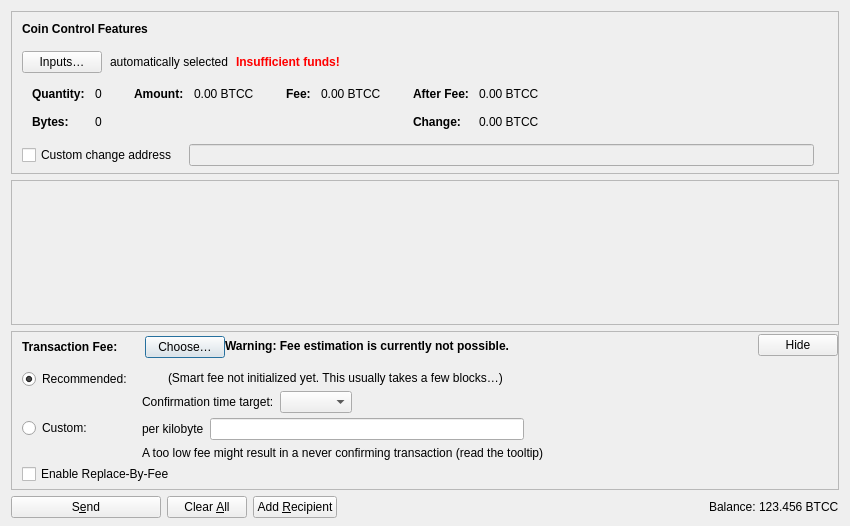
<?xml version="1.0" encoding="UTF-8"?>
<ui version="4.0">
 <class>SendCoinsDialog</class>
 <widget class="QDialog" name="SendCoinsDialog">
  <property name="geometry">
   <rect>
    <x>0</x>
    <y>0</y>
    <width>850</width>
    <height>526</height>
   </rect>
  </property>
  <property name="windowTitle">
   <string>Send Coins</string>
  </property>
  <layout class="QVBoxLayout" name="verticalLayout" stretch="0,1,0,0">
   <property name="bottomMargin">
    <number>8</number>
   </property>
   <item>
    <widget class="QFrame" name="frameCoinControl">
     <property name="sizePolicy">
      <sizepolicy hsizetype="Expanding" vsizetype="Expanding">
       <horstretch>0</horstretch>
       <verstretch>0</verstretch>
      </sizepolicy>
     </property>
     <property name="maximumSize">
      <size>
       <width>16777215</width>
       <height>16777215</height>
      </size>
     </property>
     <property name="frameShape">
      <enum>QFrame::StyledPanel</enum>
     </property>
     <property name="frameShadow">
      <enum>QFrame::Sunken</enum>
     </property>
     <layout class="QVBoxLayout" name="verticalLayoutCoinControl2">
      <property name="spacing">
       <number>0</number>
      </property>
      <property name="leftMargin">
       <number>0</number>
      </property>
      <property name="topMargin">
       <number>0</number>
      </property>
      <property name="rightMargin">
       <number>0</number>
      </property>
      <property name="bottomMargin">
       <number>6</number>
      </property>
      <item>
       <layout class="QVBoxLayout" name="verticalLayoutCoinControl" stretch="0,0,0,0,1">
        <property name="spacing">
         <number>0</number>
        </property>
        <property name="leftMargin">
         <number>10</number>
        </property>
        <property name="topMargin">
         <number>10</number>
        </property>
        <item>
         <layout class="QHBoxLayout" name="horizontalLayoutCoinControl1">
          <property name="bottomMargin">
           <number>15</number>
          </property>
          <item>
           <widget class="QLabel" name="labelCoinControlFeatures">
            <property name="sizePolicy">
             <sizepolicy hsizetype="Preferred" vsizetype="Maximum">
              <horstretch>0</horstretch>
              <verstretch>0</verstretch>
             </sizepolicy>
            </property>
            <property name="font">
             <font>
              <weight>75</weight>
              <bold>true</bold>
             </font>
            </property>
            <property name="styleSheet">
             <string notr="true">font-weight:bold;</string>
            </property>
            <property name="text">
             <string>Coin Control Features</string>
            </property>
           </widget>
          </item>
         </layout>
        </item>
        <item>
         <layout class="QHBoxLayout" name="horizontalLayoutCoinControl2" stretch="0,0,0,0">
          <property name="spacing">
           <number>8</number>
          </property>
          <property name="bottomMargin">
           <number>10</number>
          </property>
          <item>
           <widget class="QPushButton" name="pushButtonCoinControl">
            <property name="styleSheet">
             <string notr="true"/>
            </property>
            <property name="text">
             <string>Inputs…</string>
            </property>
            <property name="autoDefault">
             <bool>false</bool>
            </property>
           </widget>
          </item>
          <item>
           <widget class="QLabel" name="labelCoinControlAutomaticallySelected">
            <property name="text">
             <string>automatically selected</string>
            </property>
            <property name="margin">
             <number>5</number>
            </property>
           </widget>
          </item>
          <item>
           <widget class="QLabel" name="labelCoinControlInsuffFunds">
            <property name="font">
             <font>
              <weight>75</weight>
              <bold>true</bold>
             </font>
            </property>
            <property name="styleSheet">
             <string notr="true">color:red;font-weight:bold;</string>
            </property>
            <property name="text">
             <string>Insufficient funds!</string>
            </property>
            <property name="margin">
             <number>5</number>
            </property>
           </widget>
          </item>
          <item>
           <spacer name="horizontalSpacerCoinControl">
            <property name="orientation">
             <enum>Qt::Horizontal</enum>
            </property>
            <property name="sizeHint" stdset="0">
             <size>
              <width>40</width>
              <height>1</height>
             </size>
            </property>
           </spacer>
          </item>
         </layout>
        </item>
        <item>
         <widget class="QWidget" name="widgetCoinControl" native="true">
          <property name="sizePolicy">
           <sizepolicy hsizetype="Preferred" vsizetype="Preferred">
            <horstretch>0</horstretch>
            <verstretch>0</verstretch>
           </sizepolicy>
          </property>
          <property name="minimumSize">
           <size>
            <width>0</width>
            <height>0</height>
           </size>
          </property>
          <property name="styleSheet">
           <string notr="true"/>
          </property>
          <layout class="QHBoxLayout" name="horizontalLayoutCoinControl5">
           <property name="leftMargin">
            <number>0</number>
           </property>
           <property name="topMargin">
            <number>0</number>
           </property>
           <property name="rightMargin">
            <number>0</number>
           </property>
           <property name="bottomMargin">
            <number>0</number>
           </property>
           <item>
            <layout class="QHBoxLayout" name="horizontalLayoutCoinControl3" stretch="0,0,0,1">
             <property name="spacing">
              <number>20</number>
             </property>
             <property name="topMargin">
              <number>0</number>
             </property>
             <property name="bottomMargin">
              <number>10</number>
             </property>
             <item>
              <layout class="QFormLayout" name="formLayoutCoinControl1">
               <property name="labelAlignment">
                <set>Qt::AlignLeft|Qt::AlignVCenter</set>
               </property>
               <property name="horizontalSpacing">
                <number>10</number>
               </property>
               <property name="verticalSpacing">
                <number>14</number>
               </property>
               <property name="leftMargin">
                <number>10</number>
               </property>
               <property name="topMargin">
                <number>4</number>
               </property>
               <property name="rightMargin">
                <number>6</number>
               </property>
               <item row="0" column="0">
                <widget class="QLabel" name="labelCoinControlQuantityText">
                 <property name="font">
                  <font>
                   <weight>75</weight>
                   <bold>true</bold>
                  </font>
                 </property>
                 <property name="text">
                  <string>Quantity:</string>
                 </property>
                 <property name="margin">
                  <number>0</number>
                 </property>
                </widget>
               </item>
               <item row="0" column="1">
                <widget class="QLabel" name="labelCoinControlQuantity">
                 <property name="cursor">
                  <cursorShape>IBeamCursor</cursorShape>
                 </property>
                 <property name="contextMenuPolicy">
                  <enum>Qt::ActionsContextMenu</enum>
                 </property>
                 <property name="text">
                  <string notr="true">0</string>
                 </property>
                 <property name="margin">
                  <number>0</number>
                 </property>
                 <property name="textInteractionFlags">
                  <set>Qt::LinksAccessibleByMouse|Qt::TextSelectableByKeyboard|Qt::TextSelectableByMouse</set>
                 </property>
                </widget>
               </item>
               <item row="1" column="0">
                <widget class="QLabel" name="labelCoinControlBytesText">
                 <property name="font">
                  <font>
                   <weight>75</weight>
                   <bold>true</bold>
                  </font>
                 </property>
                 <property name="text">
                  <string>Bytes:</string>
                 </property>
                </widget>
               </item>
               <item row="1" column="1">
                <widget class="QLabel" name="labelCoinControlBytes">
                 <property name="cursor">
                  <cursorShape>IBeamCursor</cursorShape>
                 </property>
                 <property name="contextMenuPolicy">
                  <enum>Qt::ActionsContextMenu</enum>
                 </property>
                 <property name="text">
                  <string notr="true">0</string>
                 </property>
                 <property name="textInteractionFlags">
                  <set>Qt::LinksAccessibleByMouse|Qt::TextSelectableByKeyboard|Qt::TextSelectableByMouse</set>
                 </property>
                </widget>
               </item>
              </layout>
             </item>
             <item>
              <layout class="QFormLayout" name="formLayoutCoinControl2">
               <property name="horizontalSpacing">
                <number>10</number>
               </property>
               <property name="verticalSpacing">
                <number>14</number>
               </property>
               <property name="leftMargin">
                <number>6</number>
               </property>
               <property name="topMargin">
                <number>4</number>
               </property>
               <property name="rightMargin">
                <number>6</number>
               </property>
               <item row="0" column="0">
                <widget class="QLabel" name="labelCoinControlAmountText">
                 <property name="font">
                  <font>
                   <weight>75</weight>
                   <bold>true</bold>
                  </font>
                 </property>
                 <property name="text">
                  <string>Amount:</string>
                 </property>
                 <property name="margin">
                  <number>0</number>
                 </property>
                </widget>
               </item>
               <item row="0" column="1">
                <widget class="QLabel" name="labelCoinControlAmount">
                 <property name="cursor">
                  <cursorShape>IBeamCursor</cursorShape>
                 </property>
                 <property name="contextMenuPolicy">
                  <enum>Qt::ActionsContextMenu</enum>
                 </property>
                 <property name="text">
                  <string notr="true">0.00 BTCC</string>
                 </property>
                 <property name="textInteractionFlags">
                  <set>Qt::LinksAccessibleByMouse|Qt::TextSelectableByKeyboard|Qt::TextSelectableByMouse</set>
                 </property>
                </widget>
               </item>
              </layout>
             </item>
             <item>
              <layout class="QFormLayout" name="formLayoutCoinControl3">
               <property name="horizontalSpacing">
                <number>10</number>
               </property>
               <property name="verticalSpacing">
                <number>14</number>
               </property>
               <property name="leftMargin">
                <number>6</number>
               </property>
               <property name="topMargin">
                <number>4</number>
               </property>
               <property name="rightMargin">
                <number>6</number>
               </property>
               <item row="0" column="0">
                <widget class="QLabel" name="labelCoinControlFeeText">
                 <property name="font">
                  <font>
                   <weight>75</weight>
                   <bold>true</bold>
                  </font>
                 </property>
                 <property name="text">
                  <string>Fee:</string>
                 </property>
                 <property name="margin">
                  <number>0</number>
                 </property>
                </widget>
               </item>
               <item row="0" column="1">
                <widget class="QLabel" name="labelCoinControlFee">
                 <property name="cursor">
                  <cursorShape>IBeamCursor</cursorShape>
                 </property>
                 <property name="contextMenuPolicy">
                  <enum>Qt::ActionsContextMenu</enum>
                 </property>
                 <property name="text">
                  <string notr="true">0.00 BTCC</string>
                 </property>
                 <property name="textInteractionFlags">
                  <set>Qt::LinksAccessibleByMouse|Qt::TextSelectableByKeyboard|Qt::TextSelectableByMouse</set>
                 </property>
                </widget>
               </item>
              </layout>
             </item>
             <item>
              <layout class="QFormLayout" name="formLayoutCoinControl4">
               <property name="labelAlignment">
                <set>Qt::AlignLeft|Qt::AlignVCenter</set>
               </property>
               <property name="horizontalSpacing">
                <number>10</number>
               </property>
               <property name="verticalSpacing">
                <number>14</number>
               </property>
               <property name="leftMargin">
                <number>6</number>
               </property>
               <property name="topMargin">
                <number>4</number>
               </property>
               <property name="rightMargin">
                <number>6</number>
               </property>
               <item row="0" column="0">
                <widget class="QLabel" name="labelCoinControlAfterFeeText">
                 <property name="font">
                  <font>
                   <weight>75</weight>
                   <bold>true</bold>
                  </font>
                 </property>
                 <property name="text">
                  <string>After Fee:</string>
                 </property>
                 <property name="margin">
                  <number>0</number>
                 </property>
                </widget>
               </item>
               <item row="0" column="1">
                <widget class="QLabel" name="labelCoinControlAfterFee">
                 <property name="cursor">
                  <cursorShape>IBeamCursor</cursorShape>
                 </property>
                 <property name="contextMenuPolicy">
                  <enum>Qt::ActionsContextMenu</enum>
                 </property>
                 <property name="text">
                  <string notr="true">0.00 BTCC</string>
                 </property>
                 <property name="textInteractionFlags">
                  <set>Qt::LinksAccessibleByMouse|Qt::TextSelectableByKeyboard|Qt::TextSelectableByMouse</set>
                 </property>
                </widget>
               </item>
               <item row="1" column="0">
                <widget class="QLabel" name="labelCoinControlChangeText">
                 <property name="font">
                  <font>
                   <weight>75</weight>
                   <bold>true</bold>
                  </font>
                 </property>
                 <property name="text">
                  <string>Change:</string>
                 </property>
                </widget>
               </item>
               <item row="1" column="1">
                <widget class="QLabel" name="labelCoinControlChange">
                 <property name="cursor">
                  <cursorShape>IBeamCursor</cursorShape>
                 </property>
                 <property name="contextMenuPolicy">
                  <enum>Qt::ActionsContextMenu</enum>
                 </property>
                 <property name="text">
                  <string notr="true">0.00 BTCC</string>
                 </property>
                 <property name="textInteractionFlags">
                  <set>Qt::LinksAccessibleByMouse|Qt::TextSelectableByKeyboard|Qt::TextSelectableByMouse</set>
                 </property>
                </widget>
               </item>
              </layout>
             </item>
            </layout>
           </item>
          </layout>
         </widget>
        </item>
        <item>
         <layout class="QHBoxLayout" name="horizontalLayoutCoinControl4" stretch="0,0,0">
          <property name="spacing">
           <number>12</number>
          </property>
          <property name="sizeConstraint">
           <enum>QLayout::SetDefaultConstraint</enum>
          </property>
          <property name="topMargin">
           <number>5</number>
          </property>
          <property name="rightMargin">
           <number>5</number>
          </property>
          <item>
           <widget class="QCheckBox" name="checkBoxCoinControlChange">
            <property name="toolTip">
             <string>If this is activated, but the change address is empty or invalid, change will be sent to a newly generated address.</string>
            </property>
            <property name="text">
             <string>Custom change address</string>
            </property>
           </widget>
          </item>
          <item>
           <widget class="QValidatedLineEdit" name="lineEditCoinControlChange">
            <property name="enabled">
             <bool>false</bool>
            </property>
            <property name="sizePolicy">
             <sizepolicy hsizetype="Expanding" vsizetype="Fixed">
              <horstretch>0</horstretch>
              <verstretch>0</verstretch>
             </sizepolicy>
            </property>
           </widget>
          </item>
          <item>
           <widget class="QLabel" name="labelCoinControlChangeLabel">
            <property name="sizePolicy">
             <sizepolicy hsizetype="Preferred" vsizetype="Expanding">
              <horstretch>0</horstretch>
              <verstretch>0</verstretch>
             </sizepolicy>
            </property>
            <property name="minimumSize">
             <size>
              <width>0</width>
              <height>0</height>
             </size>
            </property>
            <property name="text">
             <string/>
            </property>
            <property name="margin">
             <number>3</number>
            </property>
           </widget>
          </item>
         </layout>
        </item>
        <item>
         <spacer name="verticalSpacerCoinControl">
          <property name="orientation">
           <enum>Qt::Vertical</enum>
          </property>
          <property name="sizeHint" stdset="0">
           <size>
            <width>800</width>
            <height>1</height>
           </size>
          </property>
         </spacer>
        </item>
       </layout>
      </item>
     </layout>
    </widget>
   </item>
   <item>
    <widget class="QScrollArea" name="scrollArea">
     <property name="widgetResizable">
      <bool>true</bool>
     </property>
     <widget class="QWidget" name="scrollAreaWidgetContents">
      <property name="geometry">
       <rect>
        <x>0</x>
        <y>0</y>
        <width>830</width>
        <height>104</height>
       </rect>
      </property>
      <layout class="QVBoxLayout" name="verticalLayout_2" stretch="0,1">
       <property name="leftMargin">
        <number>0</number>
       </property>
       <property name="topMargin">
        <number>0</number>
       </property>
       <property name="rightMargin">
        <number>0</number>
       </property>
       <property name="bottomMargin">
        <number>0</number>
       </property>
       <item>
        <layout class="QVBoxLayout" name="entries">
         <property name="spacing">
          <number>6</number>
         </property>
        </layout>
       </item>
       <item>
        <spacer name="verticalSpacer">
         <property name="orientation">
          <enum>Qt::Vertical</enum>
         </property>
         <property name="sizeHint" stdset="0">
          <size>
           <width>20</width>
           <height>40</height>
          </size>
         </property>
        </spacer>
       </item>
      </layout>
     </widget>
    </widget>
   </item>
   <item>
    <widget class="QFrame" name="frameFee">
     <property name="sizePolicy">
      <sizepolicy hsizetype="Expanding" vsizetype="Expanding">
       <horstretch>0</horstretch>
       <verstretch>0</verstretch>
      </sizepolicy>
     </property>
     <property name="maximumSize">
      <size>
       <width>16777215</width>
       <height>16777215</height>
      </size>
     </property>
     <property name="frameShape">
      <enum>QFrame::StyledPanel</enum>
     </property>
     <property name="frameShadow">
      <enum>QFrame::Sunken</enum>
     </property>
     <layout class="QVBoxLayout" name="verticalLayoutFee1">
      <property name="spacing">
       <number>0</number>
      </property>
      <property name="leftMargin">
       <number>0</number>
      </property>
      <property name="topMargin">
       <number>0</number>
      </property>
      <property name="rightMargin">
       <number>0</number>
      </property>
      <property name="bottomMargin">
       <number>0</number>
      </property>
      <item>
       <layout class="QVBoxLayout" name="verticalLayoutFee2" stretch="0,0,0">
        <property name="spacing">
         <number>0</number>
        </property>
        <property name="leftMargin">
         <number>10</number>
        </property>
        <property name="topMargin">
         <number>0</number>
        </property>
        <item>
         <layout class="QHBoxLayout" name="horizontalLayoutFee1">
          <property name="bottomMargin">
           <number>0</number>
          </property>
          <item>
           <layout class="QVBoxLayout" name="verticalLayoutFee7">
            <property name="spacing">
             <number>0</number>
            </property>
            <item>
             <spacer name="verticalSpacerSmartFee">
              <property name="orientation">
               <enum>Qt::Vertical</enum>
              </property>
              <property name="sizeType">
               <enum>QSizePolicy::Fixed</enum>
              </property>
              <property name="sizeHint" stdset="0">
               <size>
                <width>1</width>
                <height>4</height>
               </size>
              </property>
             </spacer>
            </item>
            <item>
             <layout class="QHBoxLayout" name="horizontalLayoutSmartFee">
              <property name="spacing">
               <number>10</number>
              </property>
              <item>
               <widget class="QLabel" name="labelFeeHeadline">
                <property name="sizePolicy">
                 <sizepolicy hsizetype="Preferred" vsizetype="Maximum">
                  <horstretch>0</horstretch>
                  <verstretch>0</verstretch>
                 </sizepolicy>
                </property>
                <property name="font">
                 <font>
                  <weight>75</weight>
                  <bold>true</bold>
                 </font>
                </property>
                <property name="styleSheet">
                 <string notr="true">font-weight:bold;</string>
                </property>
                <property name="text">
                 <string>Transaction Fee:</string>
                </property>
               </widget>
              </item>
              <item>
               <widget class="QLabel" name="labelFeeMinimized">
                <property name="text">
                 <string/>
                </property>
               </widget>
              </item>
              <item>
               <widget class="QPushButton" name="buttonChooseFee">
                <property name="text">
                 <string>Choose…</string>
                </property>
               </widget>
              </item>
             </layout>
            </item>
            <item>
             <spacer name="verticalSpacer_5">
              <property name="orientation">
               <enum>Qt::Vertical</enum>
              </property>
              <property name="sizeHint" stdset="0">
               <size>
                <width>1</width>
                <height>1</height>
               </size>
              </property>
             </spacer>
            </item>
           </layout>
          </item>
          <item>
           <widget class="QLabel" name="fallbackFeeWarningLabel">
            <property name="toolTip">
             <string>Using the fallbackfee can result in sending a transaction that will take several hours or days (or never) to confirm. Consider choosing your fee manually or wait until you have validated the complete chain.</string>
            </property>
            <property name="font">
            <font>
                <weight>75</weight>
                <bold>true</bold>
            </font>
            </property>
            <property name="text">
             <string>Warning: Fee estimation is currently not possible.</string>
            </property>
            <property name="wordWrap">
             <bool>false</bool>
            </property>
           </widget>
          </item>
          <item>
           <spacer name="horizontalSpacer_4">
            <property name="orientation">
             <enum>Qt::Horizontal</enum>
            </property>
            <property name="sizeType">
             <enum>QSizePolicy::MinimumExpanding</enum>
            </property>
            <property name="sizeHint" stdset="0">
             <size>
              <width>40</width>
              <height>20</height>
             </size>
            </property>
           </spacer>
          </item>
          <item>
           <widget class="QPushButton" name="buttonMinimizeFee">
            <property name="toolTip">
             <string>Hide transaction fee settings</string>
            </property>
            <property name="text">
             <string>Hide</string>
            </property>
           </widget>
          </item>
         </layout>
        </item>
        <item>
         <widget class="QFrame" name="frameFeeSelection">
          <layout class="QVBoxLayout" name="verticalLayoutFee12">
           <property name="spacing">
            <number>0</number>
           </property>
           <property name="leftMargin">
            <number>0</number>
           </property>
           <property name="topMargin">
            <number>0</number>
           </property>
           <property name="rightMargin">
            <number>0</number>
           </property>
           <property name="bottomMargin">
            <number>0</number>
           </property>
           <item>
            <layout class="QGridLayout" name="gridLayoutFee">
             <property name="topMargin">
              <number>10</number>
             </property>
             <property name="bottomMargin">
              <number>4</number>
             </property>
             <property name="horizontalSpacing">
              <number>10</number>
             </property>
             <property name="verticalSpacing">
              <number>4</number>
             </property>
             <item row="1" column="1">
              <layout class="QVBoxLayout" name="verticalLayoutFee8">
               <property name="spacing">
                <number>6</number>
               </property>
               <item>
                <layout class="QHBoxLayout" name="horizontalLayoutFee13">
                 <item>
                  <widget class="QLabel" name="labelCustomPerKilobyte">
                   <property name="toolTip">
                    <string>Specify a custom fee per kB (1,000 bytes) of the transaction's virtual size.

Note:  Since the fee is calculated on a per-byte basis, a fee rate of "100 satoshis per kvB" for a transaction size of 500 virtual bytes (half of 1 kvB) would ultimately yield a fee of only 50 satoshis.</string>
                   </property>
                   <property name="text">
                    <string>per kilobyte</string>
                   </property>
                  </widget>
                 </item>
                 <item>
                  <widget class="BitcoinAmountField" name="customFee"/>
                 </item>
                 <item>
                  <spacer name="horizontalSpacer_6">
                   <property name="orientation">
                    <enum>Qt::Horizontal</enum>
                   </property>
                   <property name="sizeHint" stdset="0">
                    <size>
                     <width>1</width>
                     <height>1</height>
                    </size>
                   </property>
                  </spacer>
                 </item>
                </layout>
               </item>
               <item>
                <layout class="QHBoxLayout" name="horizontalLayoutFee8">
                 <item>
                  <widget class="QLabel" name="labelCustomFeeWarning">
                   <property name="enabled">
                    <bool>true</bool>
                   </property>
                   <property name="toolTip">
                    <string>When there is less transaction volume than space in the blocks, miners as well as relaying nodes may enforce a minimum fee. Paying only this minimum fee is just fine, but be aware that this can result in a never confirming transaction once there is more demand for bitcoin transactions than the network can process.</string>
                   </property>
                   <property name="text">
                    <string>A too low fee might result in a never confirming transaction (read the tooltip)</string>
                   </property>
                  </widget>
                 </item>
                 <item>
                  <spacer name="horizontalSpacer_2">
                   <property name="orientation">
                    <enum>Qt::Horizontal</enum>
                   </property>
                   <property name="sizeHint" stdset="0">
                    <size>
                     <width>1</width>
                     <height>1</height>
                    </size>
                   </property>
                  </spacer>
                 </item>
                </layout>
               </item>
              </layout>
             </item>
             <item row="0" column="0">
              <layout class="QVBoxLayout" name="verticalLayoutFee4" stretch="0,1">
               <item>
                <widget class="QRadioButton" name="radioSmartFee">
                 <property name="text">
                  <string>Recommended:</string>
                 </property>
                 <property name="checked">
                  <bool>true</bool>
                 </property>
                 <attribute name="buttonGroup">
                  <string notr="true">groupFee</string>
                 </attribute>
                </widget>
               </item>
               <item>
                <spacer name="verticalSpacer_2">
                 <property name="orientation">
                  <enum>Qt::Vertical</enum>
                 </property>
                 <property name="sizeHint" stdset="0">
                  <size>
                   <width>1</width>
                   <height>1</height>
                  </size>
                 </property>
                </spacer>
               </item>
              </layout>
             </item>
             <item row="1" column="0">
              <layout class="QVBoxLayout" name="verticalLayoutFee9" stretch="0,1">
               <item>
                <widget class="QRadioButton" name="radioCustomFee">
                 <property name="text">
                  <string>Custom:</string>
                 </property>
                 <attribute name="buttonGroup">
                  <string notr="true">groupFee</string>
                 </attribute>
                </widget>
               </item>
               <item>
                <spacer name="verticalSpacer_6">
                 <property name="orientation">
                  <enum>Qt::Vertical</enum>
                 </property>
                 <property name="sizeHint" stdset="0">
                  <size>
                   <width>1</width>
                   <height>1</height>
                  </size>
                 </property>
                </spacer>
               </item>
              </layout>
             </item>
             <item row="0" column="1">
              <layout class="QVBoxLayout" name="verticalLayoutFee3" stretch="0,0,1">
               <property name="spacing">
                <number>6</number>
               </property>
               <property name="topMargin">
                <number>2</number>
               </property>
               <item>
                <layout class="QHBoxLayout" name="horizontalLayoutFee12">
                 <item>
                  <widget class="QLabel" name="labelSmartFee">
                   <property name="text">
                    <string/>
                   </property>
                  </widget>
                 </item>
                 <item>
                  <widget class="QLabel" name="labelFeeEstimation">
                   <property name="text">
                    <string/>
                   </property>
                  </widget>
                 </item>
                 <item>
                  <widget class="QLabel" name="labelSmartFee2">
                   <property name="text">
                    <string>(Smart fee not initialized yet. This usually takes a few blocks…)</string>
                   </property>
                  </widget>
                 </item>
                 <item>
                  <spacer name="horizontalSpacer_5">
                   <property name="orientation">
                    <enum>Qt::Horizontal</enum>
                   </property>
                   <property name="sizeHint" stdset="0">
                    <size>
                     <width>1</width>
                     <height>1</height>
                    </size>
                   </property>
                  </spacer>
                 </item>
                </layout>
               </item>
               <item>
                <layout class="QHBoxLayout" name="horizontalLayoutFee9">
                 <item>
                  <layout class="QVBoxLayout" name="verticalLayoutFee6">
                   <item>
                    <widget class="QLabel" name="labelSmartFee3">
                     <property name="text">
                      <string>Confirmation time target:</string>
                     </property>
                    </widget>
                   </item>
                  </layout>
                 </item>
                 <item>
                  <layout class="QVBoxLayout" name="verticalLayoutFee5">
                   <property name="rightMargin">
                    <number>30</number>
                   </property>
                   <item>
                    <layout class="QHBoxLayout" name="horizontalLayoutConfTarget">
                     <property name="bottomMargin">
                      <number>0</number>
                     </property>
                     <item>
                      <widget class="QComboBox" name="confTargetSelector"/>
                     </item>
                     <item>
                      <spacer name="horizontalSpacerConfTarget">
                       <property name="orientation">
                        <enum>Qt::Horizontal</enum>
                       </property>
                       <property name="sizeHint" stdset="0">
                        <size>
                         <width>40</width>
                         <height>20</height>
                        </size>
                       </property>
                      </spacer>
                     </item>
                    </layout>
                   </item>
                  </layout>
                 </item>
                </layout>
               </item>
               <item>
                <spacer name="verticalSpacer_4">
                 <property name="orientation">
                  <enum>Qt::Vertical</enum>
                 </property>
                 <property name="sizeHint" stdset="0">
                  <size>
                   <width>1</width>
                   <height>1</height>
                  </size>
                 </property>
                </spacer>
               </item>
              </layout>
             </item>
            </layout>
           </item>
           <item>
            <widget class="QCheckBox" name="optInRBF">
             <property name="text">
              <string>Enable Replace-By-Fee</string>
             </property>
             <property name="toolTip">
              <string>With Replace-By-Fee (BIP-125) you can increase a transaction's fee after it is sent. Without this, a higher fee may be recommended to compensate for increased transaction delay risk.</string>
             </property>
            </widget>
           </item>
          </layout>
         </widget>
        </item>
        <item>
         <spacer name="verticalSpacerFee">
          <property name="orientation">
           <enum>Qt::Vertical</enum>
          </property>
          <property name="sizeHint" stdset="0">
           <size>
            <width>40</width>
            <height>5</height>
           </size>
          </property>
         </spacer>
        </item>
       </layout>
      </item>
     </layout>
    </widget>
   </item>
   <item>
    <layout class="QHBoxLayout" name="horizontalLayout">
     <item>
      <widget class="QPushButton" name="sendButton">
       <property name="minimumSize">
        <size>
         <width>150</width>
         <height>0</height>
        </size>
       </property>
       <property name="toolTip">
        <string>Confirm the send action</string>
       </property>
       <property name="text">
        <string>S&amp;end</string>
       </property>
       <property name="icon">
        <iconset resource="../bitcoin.qrc">
         <normaloff>:/icons/send</normaloff>:/icons/send</iconset>
       </property>
       <property name="autoDefault">
        <bool>false</bool>
       </property>
       <property name="default">
        <bool>false</bool>
       </property>
      </widget>
     </item>
     <item>
      <widget class="QPushButton" name="clearButton">
       <property name="sizePolicy">
        <sizepolicy hsizetype="Minimum" vsizetype="Fixed">
         <horstretch>0</horstretch>
         <verstretch>0</verstretch>
        </sizepolicy>
       </property>
       <property name="toolTip">
        <string>Clear all fields of the form.</string>
       </property>
       <property name="text">
        <string>Clear &amp;All</string>
       </property>
       <property name="icon">
        <iconset resource="../bitcoin.qrc">
         <normaloff>:/icons/remove</normaloff>:/icons/remove</iconset>
       </property>
       <property name="autoDefault">
        <bool>false</bool>
       </property>
      </widget>
     </item>
     <item>
      <widget class="QPushButton" name="addButton">
       <property name="toolTip">
        <string>Send to multiple recipients at once</string>
       </property>
       <property name="text">
        <string>Add &amp;Recipient</string>
       </property>
       <property name="icon">
        <iconset resource="../bitcoin.qrc">
         <normaloff>:/icons/add</normaloff>:/icons/add</iconset>
       </property>
       <property name="autoDefault">
        <bool>false</bool>
       </property>
      </widget>
     </item>
     <item>
      <spacer name="horizontalSpacer">
       <property name="orientation">
        <enum>Qt::Horizontal</enum>
       </property>
       <property name="sizeHint" stdset="0">
        <size>
         <width>40</width>
         <height>20</height>
        </size>
       </property>
      </spacer>
     </item>
     <item>
      <layout class="QHBoxLayout" name="horizontalLayout_2">
       <property name="spacing">
        <number>3</number>
       </property>
       <item>
        <widget class="QLabel" name="labelBalanceName">
         <property name="sizePolicy">
          <sizepolicy hsizetype="Preferred" vsizetype="Fixed">
           <horstretch>0</horstretch>
           <verstretch>0</verstretch>
          </sizepolicy>
         </property>
         <property name="text">
          <string>Balance:</string>
         </property>
        </widget>
       </item>
       <item>
        <widget class="QLabel" name="labelBalance">
         <property name="sizePolicy">
          <sizepolicy hsizetype="Preferred" vsizetype="Fixed">
           <horstretch>0</horstretch>
           <verstretch>0</verstretch>
          </sizepolicy>
         </property>
         <property name="cursor">
          <cursorShape>IBeamCursor</cursorShape>
         </property>
         <property name="text">
          <string notr="true">123.456 BTCC</string>
         </property>
         <property name="textInteractionFlags">
          <set>Qt::LinksAccessibleByMouse|Qt::TextSelectableByKeyboard|Qt::TextSelectableByMouse</set>
         </property>
        </widget>
       </item>
      </layout>
     </item>
    </layout>
   </item>
  </layout>
 </widget>
 <customwidgets>
  <customwidget>
   <class>QValidatedLineEdit</class>
   <extends>QLineEdit</extends>
   <header>qt/qvalidatedlineedit.h</header>
  </customwidget>
  <customwidget>
   <class>BitcoinAmountField</class>
   <extends>QLineEdit</extends>
   <header>qt/bitcoinamountfield.h</header>
   <container>1</container>
  </customwidget>
 </customwidgets>
 <resources>
  <include location="../bitcoin.qrc"/>
 </resources>
 <connections/>
 <buttongroups>
  <buttongroup name="groupFee"/>
 </buttongroups>
</ui>
